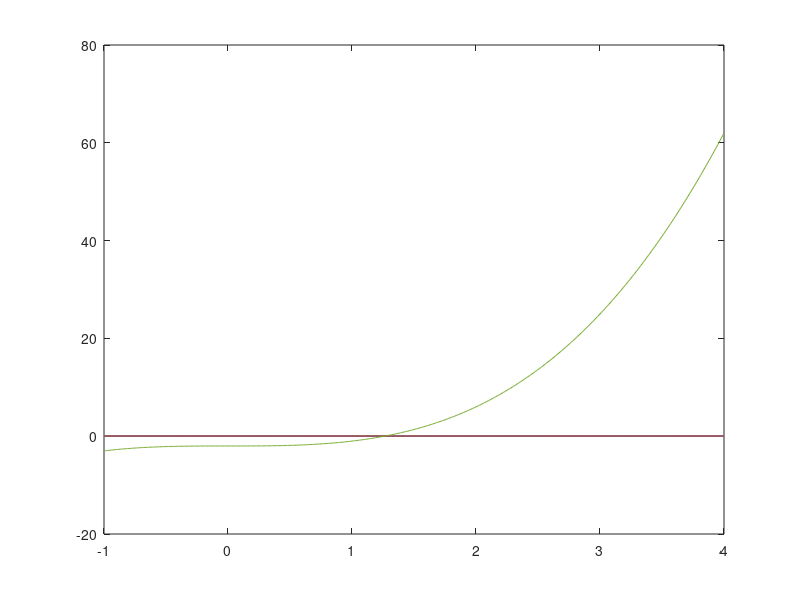
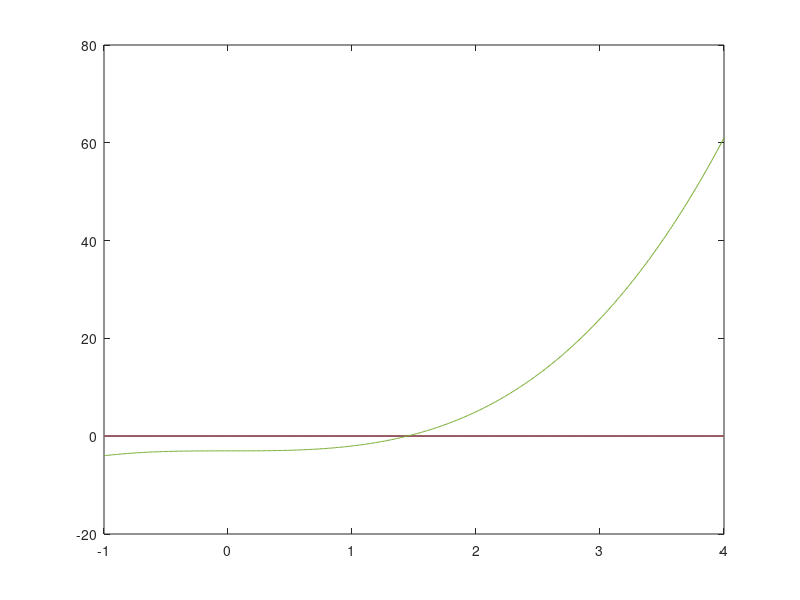
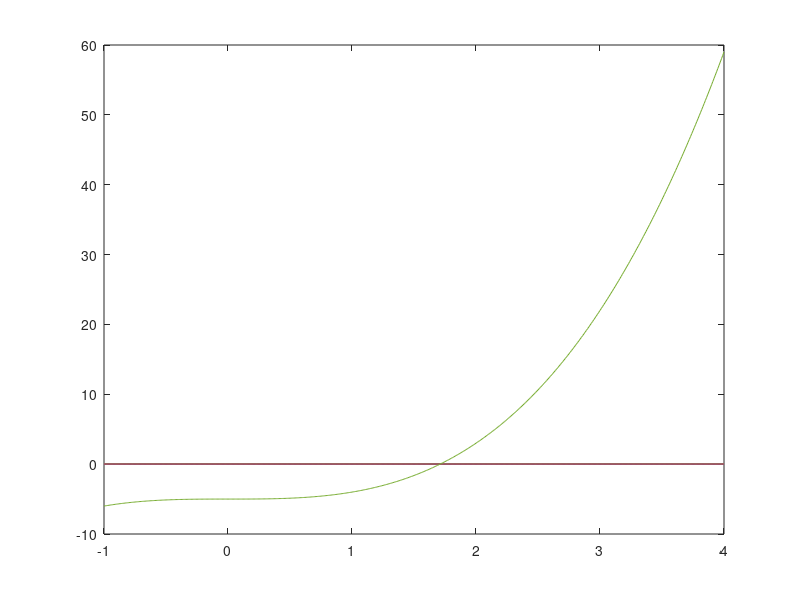

These charts were generated, in order, by the following MATLAB code: (Note: this script raises an error after producing the figures.)
clear
format long

f = @(x) x.^3 - 2;
g = @(x) x.^3 - 3;
h = @(x) x.^3 - 5;

x = -1:0.01:4;

tol = 10^(-8);

figure(1)
plot(x, zeros(length(x)))
hold on
plot(x, f(x))
hold off

figure(2)
plot(x, zeros(length(x)))
hold on
plot(x, g(x))
hold off

figure(3)
plot(x, zeros(length(x)))
hold on
plot(x, h(x))
hold off

[root_a, n] = bisection(1, 2, tol, f)
[root_b, n] = bisection(1, 2, tol, g)
[root_c, n] = bisection(1, 2, tol, h)